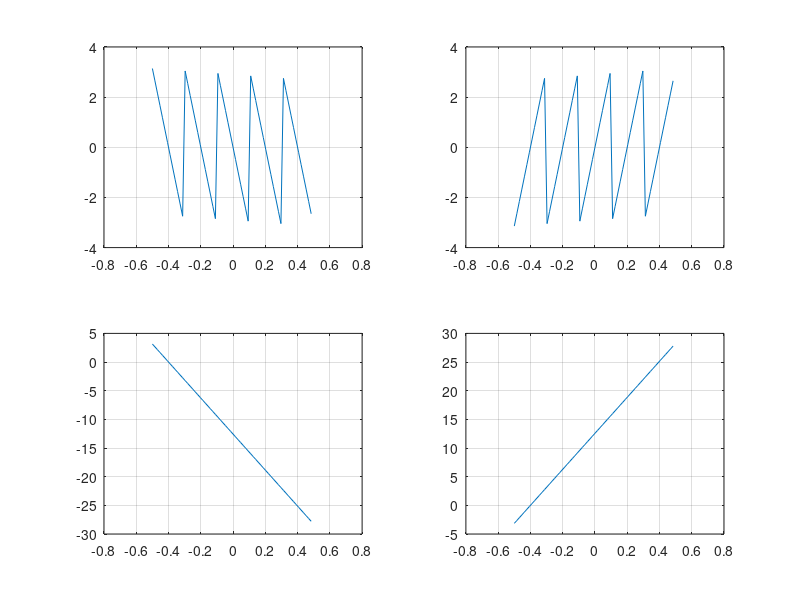

MATLAB code for this plot:
%----------------------------------------------------------------------------
% exa030202, for example 3.2.2 and fig 3.2.4
% to explain how to unwrap the phase
%----------------------------------------------------------------------------
clear;

% 
N=64;m1=5;m2=-5;
wstep=2*pi/N;
w=-pi:wstep:pi-wstep;
H1=exp(-j*m1*w);
Hphase1=angle(H1);
H2=exp(-j*m2*w);
Hphase2=angle(H2);
%
w=w/(2*pi);
subplot(221)
plot(w,Hphase1);grid on;
subplot(222)
plot(w,Hphase2);grid on;
Hphase12=unwrap(Hphase1);
Hphase22=unwrap(Hphase2);
subplot(223)
plot(w,Hphase12);grid on;
subplot(224)
plot(w,Hphase22);grid on;
